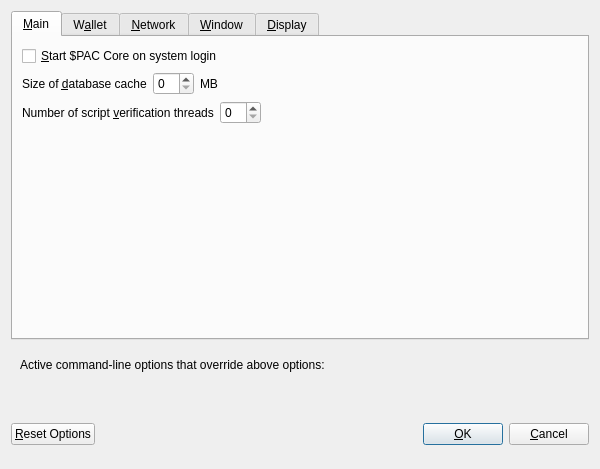
<?xml version="1.0" encoding="UTF-8"?>
<ui version="4.0">
 <class>OptionsDialog</class>
 <widget class="QDialog" name="OptionsDialog">
  <property name="geometry">
   <rect>
    <x>0</x>
    <y>0</y>
    <width>600</width>
    <height>469</height>
   </rect>
  </property>
  <property name="minimumSize">
   <size>
    <width>600</width>
    <height>0</height>
   </size>
  </property>
  <property name="maximumSize">
   <size>
    <width>600</width>
    <height>16777215</height>
   </size>
  </property>
  <property name="windowTitle">
   <string>Options</string>
  </property>
  <property name="modal">
   <bool>true</bool>
  </property>
  <layout class="QVBoxLayout" name="verticalLayout">
   <item>
    <widget class="QTabWidget" name="tabWidget_OptionsDialog">
     <property name="currentIndex">
      <number>0</number>
     </property>
     <widget class="QWidget" name="tabMain">
      <attribute name="title">
       <string>&amp;Main</string>
      </attribute>
      <layout class="QVBoxLayout" name="verticalLayout_Main">
       <item>
        <widget class="QCheckBox" name="bitcoinAtStartup">
         <property name="toolTip">
          <string>Automatically start Paccoin Core after logging in to the system.</string>
         </property>
         <property name="text">
          <string>&amp;Start $PAC Core on system login</string>
         </property>
        </widget>
       </item>
       <item>
        <layout class="QHBoxLayout" name="horizontalLayout_2_Main">
         <item>
          <widget class="QLabel" name="databaseCacheLabel">
           <property name="text">
            <string>Size of &amp;database cache</string>
           </property>
           <property name="textFormat">
            <enum>Qt::PlainText</enum>
           </property>
           <property name="buddy">
            <cstring>databaseCache</cstring>
           </property>
          </widget>
         </item>
         <item>
          <widget class="QSpinBox" name="databaseCache">
           <property name="class" stdset="0">
            <string>SpinBoxSmall</string>
           </property>
          </widget>
         </item>
         <item>
          <widget class="QLabel" name="databaseCacheUnitLabel">
           <property name="text">
            <string>MB</string>
           </property>
           <property name="textFormat">
            <enum>Qt::PlainText</enum>
           </property>
          </widget>
         </item>
         <item>
          <spacer name="horizontalSpacer_2_Main">
           <property name="orientation">
            <enum>Qt::Horizontal</enum>
           </property>
           <property name="sizeHint" stdset="0">
            <size>
             <width>40</width>
             <height>20</height>
            </size>
           </property>
          </spacer>
         </item>
        </layout>
       </item>
       <item>
        <layout class="QHBoxLayout" name="horizontalLayout_3_Main">
         <item>
          <widget class="QLabel" name="threadsScriptVerifLabel">
           <property name="text">
            <string>Number of script &amp;verification threads</string>
           </property>
           <property name="textFormat">
            <enum>Qt::PlainText</enum>
           </property>
           <property name="buddy">
            <cstring>threadsScriptVerif</cstring>
           </property>
          </widget>
         </item>
         <item>
          <widget class="QSpinBox" name="threadsScriptVerif">
           <property name="toolTip">
            <string>(0 = auto, &lt;0 = leave that many cores free)</string>
           </property>
           <property name="class" stdset="0">
            <string>SpinBoxSmall</string>
           </property>
          </widget>
         </item>
         <item>
          <spacer name="horizontalSpacer_3_Main">
           <property name="orientation">
            <enum>Qt::Horizontal</enum>
           </property>
           <property name="sizeHint" stdset="0">
            <size>
             <width>40</width>
             <height>20</height>
            </size>
           </property>
          </spacer>
         </item>
        </layout>
       </item>
       <item>
        <spacer name="verticalSpacer_Main">
         <property name="orientation">
          <enum>Qt::Vertical</enum>
         </property>
         <property name="sizeHint" stdset="0">
          <size>
           <width>20</width>
           <height>40</height>
          </size>
         </property>
        </spacer>
       </item>
      </layout>
     </widget>
     <widget class="QWidget" name="tabWallet">
      <attribute name="title">
       <string>W&amp;allet</string>
      </attribute>
      <layout class="QVBoxLayout" name="verticalLayout_Wallet">
       <item>
        <widget class="QGroupBox" name="groupBox">
         <property name="title">
          <string>Expert</string>
         </property>
         <layout class="QVBoxLayout" name="verticalLayout_2">
          <item>
           <widget class="QCheckBox" name="coinControlFeatures">
            <property name="toolTip">
             <string>Whether to show coin control features or not.</string>
            </property>
            <property name="text">
             <string>Enable coin &amp;control features</string>
            </property>
           </widget>
          </item>
          <item>
           <widget class="QCheckBox" name="showMasternodesTab">
            <property name="toolTip">
             <string>Show additional tab listing all your masternodes in first sub-tab&lt;br/&gt;and all masternodes on the network in second sub-tab.</string>
            </property>
            <property name="text">
             <string>Show Masternodes Tab</string>
            </property>
           </widget>
          </item>
          <item>
           <widget class="QCheckBox" name="showAdvancedPSUI">
            <property name="toolTip">
             <string>Show additional information and buttons for PrivateSend on overview screen.</string>
            </property>
            <property name="text">
             <string>Enable advanced PrivatePAC interface</string>
            </property>
           </widget>
          </item>
          <item>
           <widget class="QCheckBox" name="lowKeysWarning">
            <property name="toolTip">
             <string>Show warning dialog when PrivateSend detects that wallet has very low number of keys left.</string>
            </property>
            <property name="text">
             <string>Warn if PrivatePAC is running out of keys</string>
            </property>
           </widget>
          </item>
          <item>
           <widget class="QCheckBox" name="privateSendMultiSession">
            <property name="toolTip">
             <string>Whether to use experimental PrivateSend mode with multiple mixing sessions per block.&lt;br/&gt;Note: You must use this feature carefully.&lt;br/&gt;Make sure you always have recent wallet (auto)backup in a safe place!</string>
            </property>
            <property name="text">
             <string>Enable PrivatePAC &amp;multi-session</string>
            </property>
           </widget>
          </item>
          <item>
           <widget class="QCheckBox" name="spendZeroConfChange">
            <property name="toolTip">
             <string>If you disable the spending of unconfirmed change, the change from a transaction&lt;br/&gt;cannot be used until that transaction has at least one confirmation.&lt;br/&gt;This also affects how your balance is computed.</string>
            </property>
            <property name="text">
             <string>&amp;Spend unconfirmed change</string>
            </property>
           </widget>
          </item>
         </layout>
        </widget>
       </item>
       <item>
        <layout class="QHBoxLayout" name="horizontalLayout_4_Wallet">
         <item>
          <widget class="QLabel" name="label">
           <property name="toolTip">
            <string>This setting determines the amount of individual masternodes that an input will be anonymized through.&lt;br/&gt;More rounds of anonymization gives a higher degree of privacy, but also costs more in fees.</string>
           </property>
           <property name="text">
            <string>PrivateSend rounds to use</string>
           </property>
          </widget>
         </item>
         <item>
          <widget class="QSpinBox" name="privateSendRounds">
           <property name="minimum">
            <number>2</number>
           </property>
           <property name="maximum">
            <number>8</number>
           </property>
           <property name="value">
            <number>4</number>
           </property>
           <property name="class" stdset="0">
            <string>SpinBoxSmall</string>
           </property>
          </widget>
         </item>
        </layout>
       </item>
       <item>
        <layout class="QHBoxLayout" name="horizontalLayout">
         <item>
          <widget class="QLabel" name="label_2">
           <property name="toolTip">
            <string>This amount acts as a threshold to turn off PrivateSend once it's reached.</string>
           </property>
           <property name="statusTip">
            <string notr="true"/>
           </property>
           <property name="whatsThis">
            <string notr="true"/>
           </property>
           <property name="accessibleName">
            <string notr="true"/>
           </property>
           <property name="accessibleDescription">
            <string notr="true"/>
           </property>
           <property name="text">
            <string>Amount of $PAC to keep anonymized</string>
           </property>
          </widget>
         </item>
         <item>
          <widget class="QSpinBox" name="privateSendAmount">
           <property name="minimum">
            <number>20</number>
           </property>
           <property name="maximum">
            <number>100000</number>
           </property>
           <property name="singleStep">
            <number>1000</number>
           </property>
           <property name="value">
            <number>20000</number>
           </property>
           <property name="class" stdset="0">
            <string>SpinBoxSmall</string>
           </property>
          </widget>
         </item>
        </layout>
       </item>
       <item>
        <spacer name="verticalSpacer_Wallet">
         <property name="orientation">
          <enum>Qt::Vertical</enum>
         </property>
         <property name="sizeHint" stdset="0">
          <size>
           <width>20</width>
           <height>40</height>
          </size>
         </property>
        </spacer>
       </item>
      </layout>
     </widget>
     <widget class="QWidget" name="tabNetwork">
      <attribute name="title">
       <string>&amp;Network</string>
      </attribute>
      <layout class="QVBoxLayout" name="verticalLayout_Network">
       <item>
        <widget class="QCheckBox" name="mapPortUpnp">
         <property name="toolTip">
          <string>Automatically open the Paccoin Core client port on the router. This only works when your router supports UPnP and it is enabled.</string>
         </property>
         <property name="text">
          <string>Map port using &amp;UPnP</string>
         </property>
        </widget>
       </item>
       <item>
        <widget class="QCheckBox" name="allowIncoming">
         <property name="toolTip">
          <string>Accept connections from outside</string>
         </property>
         <property name="text">
          <string>Allow incoming connections</string>
         </property>
        </widget>
       </item>
       <item>
        <widget class="QCheckBox" name="connectSocks">
         <property name="toolTip">
          <string>Connect to the Paccoin network through a SOCKS5 proxy.</string>
         </property>
         <property name="text">
          <string>&amp;Connect through SOCKS5 proxy (default proxy):</string>
         </property>
        </widget>
       </item>
       <item>
        <layout class="QHBoxLayout" name="horizontalLayout_1_Network">
         <item>
          <widget class="QLabel" name="proxyIpLabel">
           <property name="text">
            <string>Proxy &amp;IP:</string>
           </property>
           <property name="textFormat">
            <enum>Qt::PlainText</enum>
           </property>
           <property name="buddy">
            <cstring>proxyIp</cstring>
           </property>
          </widget>
         </item>
         <item>
          <widget class="QValidatedLineEdit" name="proxyIp">
           <property name="minimumSize">
            <size>
             <width>140</width>
             <height>0</height>
            </size>
           </property>
           <property name="maximumSize">
            <size>
             <width>140</width>
             <height>16777215</height>
            </size>
           </property>
           <property name="toolTip">
            <string>IP address of the proxy (e.g. IPv4: 127.0.0.1 / IPv6: ::1)</string>
           </property>
           <property name="class" stdset="0">
            <string>LineEditSmall</string>
           </property>
          </widget>
         </item>
         <item>
          <widget class="QLabel" name="proxyPortLabel">
           <property name="text">
            <string>&amp;Port:</string>
           </property>
           <property name="textFormat">
            <enum>Qt::PlainText</enum>
           </property>
           <property name="buddy">
            <cstring>proxyPort</cstring>
           </property>
          </widget>
         </item>
         <item>
          <widget class="QLineEdit" name="proxyPort">
           <property name="minimumSize">
            <size>
             <width>55</width>
             <height>0</height>
            </size>
           </property>
           <property name="maximumSize">
            <size>
             <width>55</width>
             <height>16777215</height>
            </size>
           </property>
           <property name="toolTip">
            <string>Port of the proxy (e.g. 9050)</string>
           </property>
           <property name="class" stdset="0">
            <string>LineEditSmall</string>
           </property>
          </widget>
         </item>
         <item>
          <spacer name="horizontalSpacer_1_Network">
           <property name="orientation">
            <enum>Qt::Horizontal</enum>
           </property>
           <property name="sizeHint" stdset="0">
            <size>
             <width>40</width>
             <height>20</height>
            </size>
           </property>
          </spacer>
         </item>
        </layout>
       </item>
       <item>
        <layout class="QHBoxLayout" name="horizontalLayout_2_Network">
         <item>
          <widget class="QLabel" name="proxyActiveNets">
           <property name="text">
            <string>Used for reaching peers via:</string>
           </property>
           <property name="textFormat">
            <enum>Qt::PlainText</enum>
           </property>
          </widget>
         </item>
         <item>
          <widget class="QCheckBox" name="proxyReachIPv4">
           <property name="enabled">
            <bool>false</bool>
           </property>
           <property name="toolTip">
            <string>Shows, if the supplied default SOCKS5 proxy is used to reach peers via this network type.</string>
           </property>
           <property name="text">
            <string/>
           </property>
          </widget>
         </item>
         <item>
          <widget class="QLabel" name="proxyReachIPv4Label">
           <property name="text">
            <string>IPv4</string>
           </property>
           <property name="textFormat">
            <enum>Qt::PlainText</enum>
           </property>
          </widget>
         </item>
         <item>
          <widget class="QCheckBox" name="proxyReachIPv6">
           <property name="enabled">
            <bool>false</bool>
           </property>
           <property name="toolTip">
            <string>Shows, if the supplied default SOCKS5 proxy is used to reach peers via this network type.</string>
           </property>
           <property name="text">
            <string/>
           </property>
          </widget>
         </item>
         <item>
          <widget class="QLabel" name="proxyReachIPv6Label">
           <property name="text">
            <string>IPv6</string>
           </property>
           <property name="textFormat">
            <enum>Qt::PlainText</enum>
           </property>
          </widget>
         </item>
         <item>
          <widget class="QCheckBox" name="proxyReachTor">
           <property name="enabled">
            <bool>false</bool>
           </property>
           <property name="toolTip">
            <string>Shows, if the supplied default SOCKS5 proxy is used to reach peers via this network type.</string>
           </property>
           <property name="text">
            <string/>
           </property>
          </widget>
         </item>
         <item>
          <widget class="QLabel" name="proxyReachTorLabel">
           <property name="text">
            <string>Tor</string>
           </property>
           <property name="textFormat">
            <enum>Qt::PlainText</enum>
           </property>
          </widget>
         </item>
         <item>
          <spacer name="horizontalSpacer_2_Network">
           <property name="orientation">
            <enum>Qt::Horizontal</enum>
           </property>
           <property name="sizeHint" stdset="0">
            <size>
             <width>40</width>
             <height>20</height>
            </size>
           </property>
          </spacer>
         </item>
        </layout>
       </item>
       <item>
        <widget class="QCheckBox" name="connectSocksTor">
         <property name="toolTip">
          <string>Connect to the Paccoin network through a separate SOCKS5 proxy for Tor hidden services.</string>
         </property>
         <property name="text">
          <string>Use separate SOCKS5 proxy to reach peers via Tor hidden services:</string>
         </property>
        </widget>
       </item>
       <item>
        <layout class="QHBoxLayout" name="horizontalLayout_3_Network">
         <item>
          <widget class="QLabel" name="proxyIpTorLabel">
           <property name="text">
            <string>Proxy &amp;IP:</string>
           </property>
           <property name="textFormat">
            <enum>Qt::PlainText</enum>
           </property>
           <property name="buddy">
            <cstring>proxyIpTor</cstring>
           </property>
          </widget>
         </item>
         <item>
          <widget class="QValidatedLineEdit" name="proxyIpTor">
           <property name="minimumSize">
            <size>
             <width>140</width>
             <height>0</height>
            </size>
           </property>
           <property name="maximumSize">
            <size>
             <width>140</width>
             <height>16777215</height>
            </size>
           </property>
           <property name="toolTip">
            <string>IP address of the proxy (e.g. IPv4: 127.0.0.1 / IPv6: ::1)</string>
           </property>
           <property name="class" stdset="0">
            <string>LineEditSmall</string>
           </property>
          </widget>
         </item>
         <item>
          <widget class="QLabel" name="proxyPortTorLabel">
           <property name="text">
            <string>&amp;Port:</string>
           </property>
           <property name="textFormat">
            <enum>Qt::PlainText</enum>
           </property>
           <property name="buddy">
            <cstring>proxyPortTor</cstring>
           </property>
          </widget>
         </item>
         <item>
          <widget class="QLineEdit" name="proxyPortTor">
           <property name="minimumSize">
            <size>
             <width>55</width>
             <height>0</height>
            </size>
           </property>
           <property name="maximumSize">
            <size>
             <width>55</width>
             <height>16777215</height>
            </size>
           </property>
           <property name="toolTip">
            <string>Port of the proxy (e.g. 9050)</string>
           </property>
           <property name="class" stdset="0">
            <string>LineEditSmall</string>
           </property>
          </widget>
         </item>
         <item>
          <spacer name="horizontalSpacer_4_Network">
           <property name="orientation">
            <enum>Qt::Horizontal</enum>
           </property>
           <property name="sizeHint" stdset="0">
            <size>
             <width>40</width>
             <height>20</height>
            </size>
           </property>
          </spacer>
         </item>
        </layout>
       </item>
       <item>
        <spacer name="verticalSpacer_Network">
         <property name="orientation">
          <enum>Qt::Vertical</enum>
         </property>
         <property name="sizeHint" stdset="0">
          <size>
           <width>20</width>
           <height>40</height>
          </size>
         </property>
        </spacer>
       </item>
      </layout>
     </widget>
     <widget class="QWidget" name="tabWindow">
      <attribute name="title">
       <string>&amp;Window</string>
      </attribute>
      <layout class="QVBoxLayout" name="verticalLayout_Window">
       <item>
        <widget class="QCheckBox" name="hideTrayIcon">
         <property name="toolTip">
          <string>&amp;Hide the icon from the system tray.</string>
         </property>
         <property name="text">
          <string>Hide tray icon</string>
         </property>
        </widget>
       </item>
       <item>
        <widget class="QCheckBox" name="minimizeToTray">
         <property name="toolTip">
          <string>Show only a tray icon after minimizing the window.</string>
         </property>
         <property name="text">
          <string>&amp;Minimize to the tray instead of the taskbar</string>
         </property>
        </widget>
       </item>
       <item>
        <widget class="QCheckBox" name="minimizeOnClose">
         <property name="toolTip">
          <string>Minimize instead of exit the application when the window is closed. When this option is enabled, the application will be closed only after selecting Exit in the menu.</string>
         </property>
         <property name="text">
          <string>M&amp;inimize on close</string>
         </property>
        </widget>
       </item>
       <item>
        <spacer name="verticalSpacer_Window">
         <property name="orientation">
          <enum>Qt::Vertical</enum>
         </property>
         <property name="sizeHint" stdset="0">
          <size>
           <width>20</width>
           <height>40</height>
          </size>
         </property>
        </spacer>
       </item>
      </layout>
     </widget>
     <widget class="QWidget" name="tabDisplay">
      <attribute name="title">
       <string>&amp;Display</string>
      </attribute>
      <layout class="QVBoxLayout" name="verticalLayout_Display">
       <item>
        <layout class="QHBoxLayout" name="horizontalLayout_1_Display">
         <item>
          <widget class="QLabel" name="langLabel">
           <property name="text">
            <string>User Interface &amp;language:</string>
           </property>
           <property name="textFormat">
            <enum>Qt::PlainText</enum>
           </property>
           <property name="buddy">
            <cstring>lang</cstring>
           </property>
          </widget>
         </item>
         <item>
          <widget class="QValueComboBox" name="lang">
           <property name="toolTip">
            <string>The user interface language can be set here. This setting will take effect after restarting Paccoin Core.</string>
           </property>
          </widget>
         </item>
        </layout>
       </item>
       <item>
        <layout class="QHBoxLayout" name="horizontalLayout_4_Display" stretch="0,0">
         <item>
          <widget class="QLabel" name="themeLabel">
           <property name="text">
            <string>User Interface Theme:</string>
           </property>
          </widget>
         </item>
         <item>
          <widget class="QValueComboBox" name="theme"/>
         </item>
        </layout>
       </item>
       <item>
        <widget class="Line" name="line">
         <property name="orientation">
          <enum>Qt::Horizontal</enum>
         </property>
        </widget>
       </item>
       <item>
        <layout class="QHBoxLayout" name="horizontalLayout_2_Display">
         <item>
          <widget class="QLabel" name="unitLabel">
           <property name="text">
            <string>&amp;Unit to show amounts in:</string>
           </property>
           <property name="textFormat">
            <enum>Qt::PlainText</enum>
           </property>
           <property name="buddy">
            <cstring>unit</cstring>
           </property>
          </widget>
         </item>
         <item>
          <widget class="QValueComboBox" name="unit">
           <property name="toolTip">
            <string>Choose the default subdivision unit to show in the interface and when sending coins.</string>
           </property>
          </widget>
         </item>
        </layout>
       </item>
       <item>
        <layout class="QHBoxLayout" name="horizontalLayout_5_Display">
         <item>
          <widget class="QLabel" name="digitsLabel">
           <property name="text">
            <string>Decimal digits</string>
           </property>
          </widget>
         </item>
         <item>
          <widget class="QValueComboBox" name="digits"/>
         </item>
        </layout>
       </item>
       <item>
        <layout class="QHBoxLayout" name="horizontalLayout_3_Display">
         <item>
          <widget class="QLabel" name="thirdPartyTxUrlsLabel">
           <property name="toolTip">
            <string>Third party URLs (e.g. a block explorer) that appear in the transactions tab as context menu items.&lt;br/&gt;%s in the URL is replaced by transaction hash. Multiple URLs are separated by vertical bar |.</string>
           </property>
           <property name="text">
            <string>Third party transaction URLs</string>
           </property>
           <property name="buddy">
            <cstring>thirdPartyTxUrls</cstring>
           </property>
          </widget>
         </item>
         <item>
          <widget class="QLineEdit" name="thirdPartyTxUrls">
           <property name="toolTip">
            <string>Third party URLs (e.g. a block explorer) that appear in the transactions tab as context menu items.&lt;br/&gt;%s in the URL is replaced by transaction hash. Multiple URLs are separated by vertical bar |.</string>
           </property>
           <property name="class" stdset="0">
            <string>LineEditSmall</string>
           </property>
          </widget>
         </item>
        </layout>
       </item>
       <item>
        <spacer name="verticalSpacer">
         <property name="orientation">
          <enum>Qt::Vertical</enum>
         </property>
         <property name="sizeHint" stdset="0">
          <size>
           <width>20</width>
           <height>40</height>
          </size>
         </property>
        </spacer>
       </item>
      </layout>
     </widget>
    </widget>
   </item>
   <item>
    <widget class="QFrame" name="frame">
     <layout class="QVBoxLayout" name="verticalLayout_Bottom">
      <item>
       <layout class="QHBoxLayout" name="horizontalLayout_Bottom">
        <item>
         <widget class="QLabel" name="overriddenByCommandLineInfoLabel">
          <property name="text">
           <string>Active command-line options that override above options:</string>
          </property>
          <property name="textFormat">
           <enum>Qt::PlainText</enum>
          </property>
         </widget>
        </item>
        <item>
         <spacer name="horizontalSpacer_Bottom">
          <property name="orientation">
           <enum>Qt::Horizontal</enum>
          </property>
          <property name="sizeHint" stdset="0">
           <size>
            <width>40</width>
            <height>20</height>
           </size>
          </property>
         </spacer>
        </item>
       </layout>
      </item>
      <item>
       <widget class="QLabel" name="overriddenByCommandLineLabel">
        <property name="text">
         <string/>
        </property>
        <property name="textFormat">
         <enum>Qt::PlainText</enum>
        </property>
        <property name="wordWrap">
         <bool>true</bool>
        </property>
       </widget>
      </item>
     </layout>
    </widget>
   </item>
   <item>
    <layout class="QHBoxLayout" name="horizontalLayout_Buttons">
     <item>
      <widget class="QPushButton" name="resetButton">
       <property name="toolTip">
        <string>Reset all client options to default.</string>
       </property>
       <property name="styleSheet">
        <string notr="true"/>
       </property>
       <property name="text">
        <string>&amp;Reset Options</string>
       </property>
       <property name="autoDefault">
        <bool>false</bool>
       </property>
      </widget>
     </item>
     <item>
      <spacer name="horizontalSpacer_1">
       <property name="orientation">
        <enum>Qt::Horizontal</enum>
       </property>
       <property name="sizeHint" stdset="0">
        <size>
         <width>40</width>
         <height>48</height>
        </size>
       </property>
      </spacer>
     </item>
     <item>
      <widget class="QLabel" name="statusLabel">
       <property name="minimumSize">
        <size>
         <width>200</width>
         <height>0</height>
        </size>
       </property>
       <property name="font">
        <font>
         <weight>75</weight>
         <bold>true</bold>
        </font>
       </property>
       <property name="text">
        <string/>
       </property>
       <property name="textFormat">
        <enum>Qt::PlainText</enum>
       </property>
       <property name="wordWrap">
        <bool>true</bool>
       </property>
      </widget>
     </item>
     <item>
      <spacer name="horizontalSpacer_2">
       <property name="orientation">
        <enum>Qt::Horizontal</enum>
       </property>
       <property name="sizeHint" stdset="0">
        <size>
         <width>40</width>
         <height>48</height>
        </size>
       </property>
      </spacer>
     </item>
     <item>
      <widget class="QPushButton" name="okButton">
       <property name="text">
        <string>&amp;OK</string>
       </property>
       <property name="autoDefault">
        <bool>false</bool>
       </property>
       <property name="default">
        <bool>true</bool>
       </property>
      </widget>
     </item>
     <item>
      <widget class="QPushButton" name="cancelButton">
       <property name="text">
        <string>&amp;Cancel</string>
       </property>
       <property name="autoDefault">
        <bool>false</bool>
       </property>
      </widget>
     </item>
    </layout>
   </item>
  </layout>
 </widget>
 <customwidgets>
  <customwidget>
   <class>QValidatedLineEdit</class>
   <extends>QLineEdit</extends>
   <header>qvalidatedlineedit.h</header>
  </customwidget>
  <customwidget>
   <class>QValueComboBox</class>
   <extends>QComboBox</extends>
   <header>qvaluecombobox.h</header>
  </customwidget>
 </customwidgets>
 <resources/>
 <connections/>
</ui>
